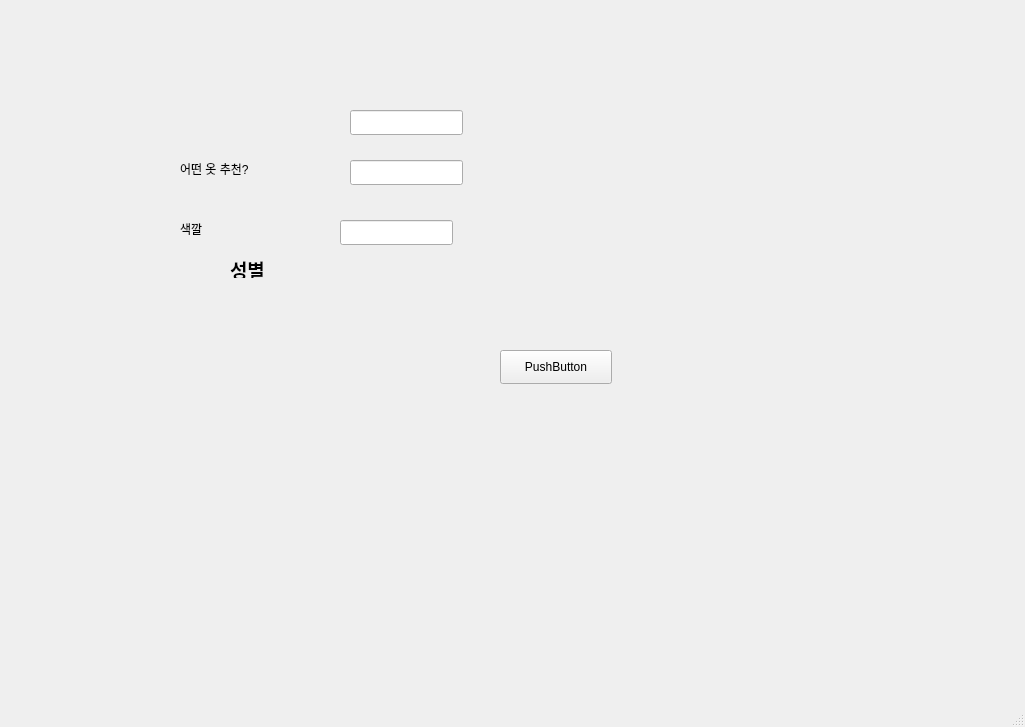
<?xml version="1.0" encoding="UTF-8"?>
<ui version="4.0">
 <class>MainWindow</class>
 <widget class="QMainWindow" name="MainWindow">
  <property name="geometry">
   <rect>
    <x>0</x>
    <y>0</y>
    <width>1025</width>
	   <height>727</height>
   </rect>
</property>
<property name="windowTitle">
   <string>MainWindow</string>
</property>
<widget class="QWidget" name="centralwidget">
   <widget class="QLabel" name="label">
	   <property name="geometry">
		   <rect>
			   <x>230</x>
			   <y>260</y>
			   <width>121</width>
			   <height>18</height>
		   </rect>
	   </property>
	   <property name="font">
		   <font>
			   <family>맑은 고딕</family>
			   <pointsize>14</pointsize>
			   <weight>75</weight>
			   <bold>true</bold>
		   </font>
	   </property>
    <property name="text">
     <string>성별</string>
    </property>
   </widget>
   <widget class="QLabel" name="label_2">
    <property name="geometry">
     <rect>
      <x>180</x>
      <y>160</y>
      <width>121</width>
      <height>18</height>
     </rect>
    </property>
    <property name="text">
     <string>어떤 옷 추천?</string>
    </property>
   </widget>
   <widget class="QLabel" name="label_3">
    <property name="geometry">
     <rect>
      <x>180</x>
      <y>220</y>
      <width>121</width>
      <height>18</height>
     </rect>
    </property>
    <property name="text">
     <string>색깔</string>
    </property>
   </widget>
   <widget class="QLineEdit" name="lineEdit_sex">
    <property name="geometry">
     <rect>
      <x>350</x>
      <y>110</y>
      <width>113</width>
      <height>25</height>
     </rect>
    </property>
   </widget>
   <widget class="QLineEdit" name="lineEdit_recommend">
    <property name="geometry">
     <rect>
      <x>350</x>
      <y>160</y>
      <width>113</width>
      <height>25</height>
     </rect>
    </property>
   </widget>
   <widget class="QLineEdit" name="lineEdit_color">
    <property name="geometry">
     <rect>
      <x>340</x>
      <y>220</y>
      <width>113</width>
      <height>25</height>
     </rect>
    </property>
   </widget>
   <widget class="QPushButton" name="pushButton">
    <property name="geometry">
     <rect>
      <x>500</x>
      <y>350</y>
      <width>112</width>
      <height>34</height>
     </rect>
    </property>
    <property name="text">
     <string>PushButton</string>
    </property>
   </widget>
  </widget>
  <widget class="QMenuBar" name="menubar">
   <property name="geometry">
    <rect>
     <x>0</x>
     <y>0</y>
     <width>1025</width>
     <height>31</height>
    </rect>
   </property>
  </widget>
  <widget class="QStatusBar" name="statusbar"/>
 </widget>
 <resources/>
 <connections/>
</ui>
